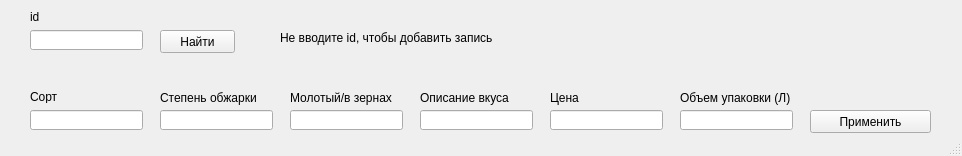
<?xml version="1.0" encoding="UTF-8"?>
<ui version="4.0">
 <class>MainWindow</class>
 <widget class="QMainWindow" name="MainWindow">
  <property name="geometry">
   <rect>
    <x>0</x>
    <y>0</y>
    <width>962</width>
    <height>156</height>
   </rect>
  </property>
  <property name="windowTitle">
   <string>MainWindow</string>
  </property>
  <widget class="QWidget" name="centralwidget">
   <widget class="QLineEdit" name="idLineEdit">
    <property name="geometry">
     <rect>
      <x>30</x>
      <y>30</y>
      <width>113</width>
      <height>20</height>
     </rect>
    </property>
   </widget>
   <widget class="QLineEdit" name="nameLineEdit">
    <property name="geometry">
     <rect>
      <x>30</x>
      <y>110</y>
      <width>113</width>
      <height>20</height>
     </rect>
    </property>
   </widget>
   <widget class="QLineEdit" name="degreeLineEdit">
    <property name="geometry">
     <rect>
      <x>160</x>
      <y>110</y>
      <width>113</width>
      <height>20</height>
     </rect>
    </property>
   </widget>
   <widget class="QLineEdit" name="stateLineEdit">
    <property name="geometry">
     <rect>
      <x>290</x>
      <y>110</y>
      <width>113</width>
      <height>20</height>
     </rect>
    </property>
   </widget>
   <widget class="QLineEdit" name="descriptionLineEdit">
    <property name="geometry">
     <rect>
      <x>420</x>
      <y>110</y>
      <width>113</width>
      <height>20</height>
     </rect>
    </property>
   </widget>
   <widget class="QLineEdit" name="costLineEdit">
    <property name="geometry">
     <rect>
      <x>550</x>
      <y>110</y>
      <width>113</width>
      <height>20</height>
     </rect>
    </property>
   </widget>
   <widget class="QLineEdit" name="volumeLineEdit">
    <property name="geometry">
     <rect>
      <x>680</x>
      <y>110</y>
      <width>113</width>
      <height>20</height>
     </rect>
    </property>
   </widget>
   <widget class="QPushButton" name="editButton">
    <property name="geometry">
     <rect>
      <x>810</x>
      <y>110</y>
      <width>121</width>
      <height>23</height>
     </rect>
    </property>
    <property name="text">
     <string>Применить</string>
    </property>
   </widget>
   <widget class="QLabel" name="label">
    <property name="geometry">
     <rect>
      <x>30</x>
      <y>10</y>
      <width>47</width>
      <height>13</height>
     </rect>
    </property>
    <property name="text">
     <string>id</string>
    </property>
   </widget>
   <widget class="QLabel" name="label_2">
    <property name="geometry">
     <rect>
      <x>30</x>
      <y>90</y>
      <width>47</width>
      <height>13</height>
     </rect>
    </property>
    <property name="text">
     <string>Сорт</string>
    </property>
   </widget>
   <widget class="QLabel" name="label_3">
    <property name="geometry">
     <rect>
      <x>160</x>
      <y>90</y>
      <width>111</width>
      <height>16</height>
     </rect>
    </property>
    <property name="text">
     <string>Степень обжарки</string>
    </property>
   </widget>
   <widget class="QLabel" name="label_5">
    <property name="geometry">
     <rect>
      <x>290</x>
      <y>90</y>
      <width>111</width>
      <height>16</height>
     </rect>
    </property>
    <property name="text">
     <string>Молотый/в зернах</string>
    </property>
   </widget>
   <widget class="QLabel" name="label_6">
    <property name="geometry">
     <rect>
      <x>420</x>
      <y>90</y>
      <width>111</width>
      <height>16</height>
     </rect>
    </property>
    <property name="text">
     <string>Описание вкуса</string>
    </property>
   </widget>
   <widget class="QLabel" name="label_8">
    <property name="geometry">
     <rect>
      <x>550</x>
      <y>90</y>
      <width>111</width>
      <height>16</height>
     </rect>
    </property>
    <property name="text">
     <string>Цена</string>
    </property>
   </widget>
   <widget class="QLabel" name="label_9">
    <property name="geometry">
     <rect>
      <x>680</x>
      <y>90</y>
      <width>111</width>
      <height>16</height>
     </rect>
    </property>
    <property name="text">
     <string>Объем упаковки (Л)</string>
    </property>
   </widget>
   <widget class="QPushButton" name="findButton">
    <property name="geometry">
     <rect>
      <x>160</x>
      <y>30</y>
      <width>75</width>
      <height>23</height>
     </rect>
    </property>
    <property name="text">
     <string>Найти</string>
    </property>
   </widget>
   <widget class="QLabel" name="label_4">
    <property name="geometry">
     <rect>
      <x>280</x>
      <y>30</y>
      <width>501</width>
      <height>16</height>
     </rect>
    </property>
    <property name="text">
     <string>Не вводите id, чтобы добавить запись</string>
    </property>
   </widget>
  </widget>
  <widget class="QMenuBar" name="menubar">
   <property name="geometry">
    <rect>
     <x>0</x>
     <y>0</y>
     <width>962</width>
     <height>20</height>
    </rect>
   </property>
  </widget>
  <widget class="QStatusBar" name="statusbar"/>
 </widget>
 <resources/>
 <connections/>
</ui>
